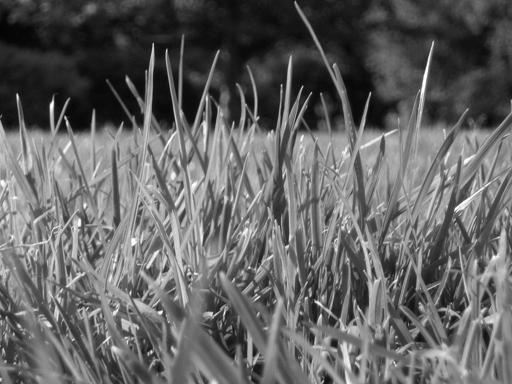
%> input picture assignment_2/Part-1_ Image Enhancement/images/image1.jpg, 512 x 384 px
$ octave --eval "result = compute_gradient(imread('images/image1.jpg'));"   (GNU Octave 9; MATLAB toolbox functions it lacks are replaced by stand-ins)
%> lines starting %> are read from the running program, lines starting %| are printed output that depends on the picture
function [Gx, Gy, im_magnitude,im_direction] = compute_gradient(image)
I = image;
%> I is the input picture: size 384x512 uint8; min 0, max 255, mean 99.4

sobel_y = [1 2 1;0 0 0;-1 -2 -1];
sobel_x = sobel_y.';


Gx = imfilter(I, sobel_x, 'conv');
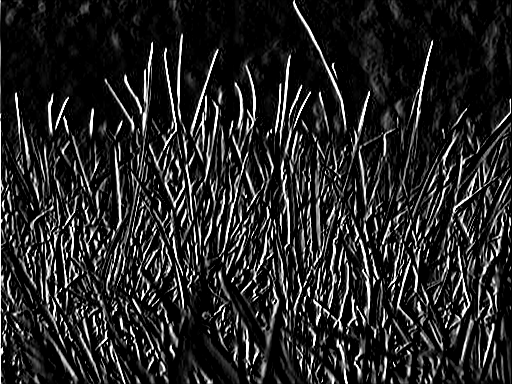
%> Gx: size 384x512 uint8; min 0, max 255, mean 37.5
Gy = imfilter(I, sobel_y, 'conv');
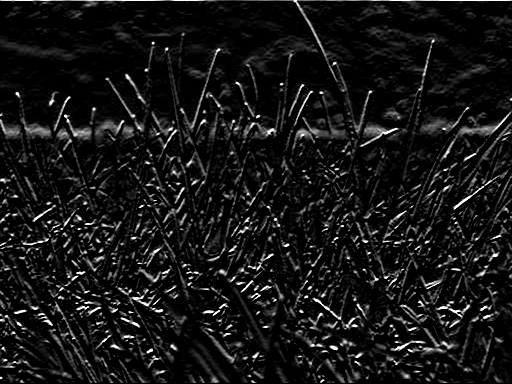
%> Gy: size 384x512 uint8; min 0, max 255, mean 21.2

im_magnitude = (Gx.^2 + Gy.^2);
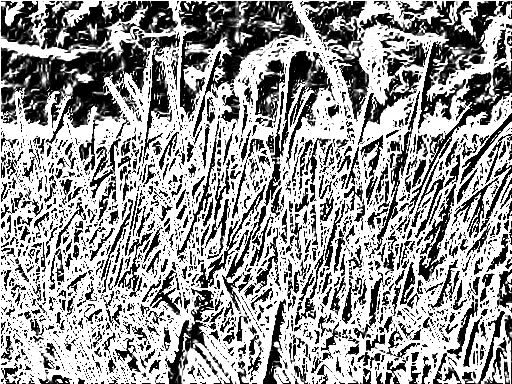
%> im_magnitude: size 384x512 uint8; min 0, max 255, mean 152

% direction in radians
im_direction = atan(Gy./Gx);
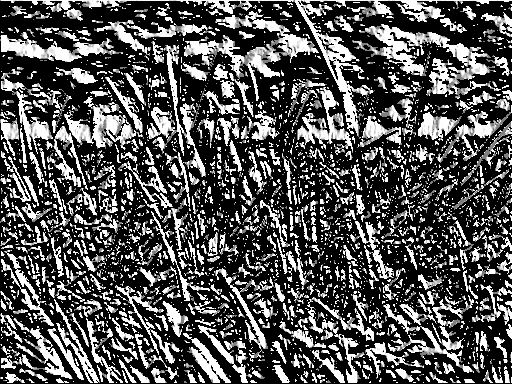
%> im_direction: size 384x512 double; min 0, max 1.57, mean 0.516; drawn with min black and max white

visualize(Gy, Gy, im_magnitude, im_direction)
end


function visualize(im1, im2, im3, im4)
figure;
subplot(2,2,1);
imshow(im1);

subplot(2,2,2);
imshow(im2);

subplot(2,2,3);
imshow(im3);

subplot(2,2,4);
imshow(im4);
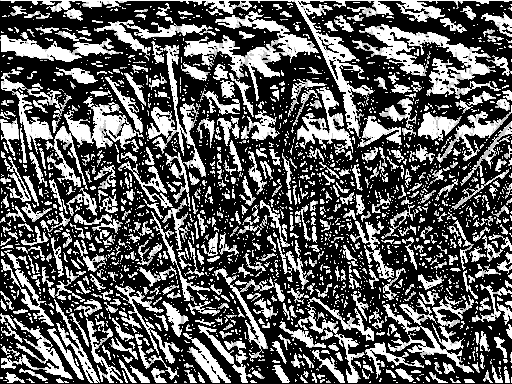
%> displayed picture: size 384x512, on the screen's scale of 0 to 255; min 0, max 255, mean 91.9
end

$ run again, on assignment_2/Part-1_ Image Enhancement/images/image2.jpg
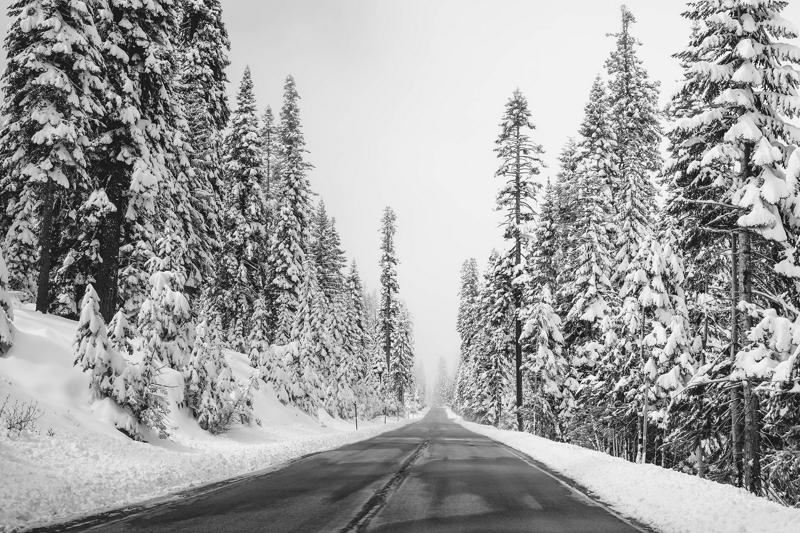
%> input picture assignment_2/Part-1_ Image Enhancement/images/image2.jpg, 800 x 533 px
%> in compute_gradient, I is the input picture: size 533x800 uint8; min 0, max 255, mean 160
%> in compute_gradient, `im_magnitude = (Gx.^2 + Gy.^2);`:
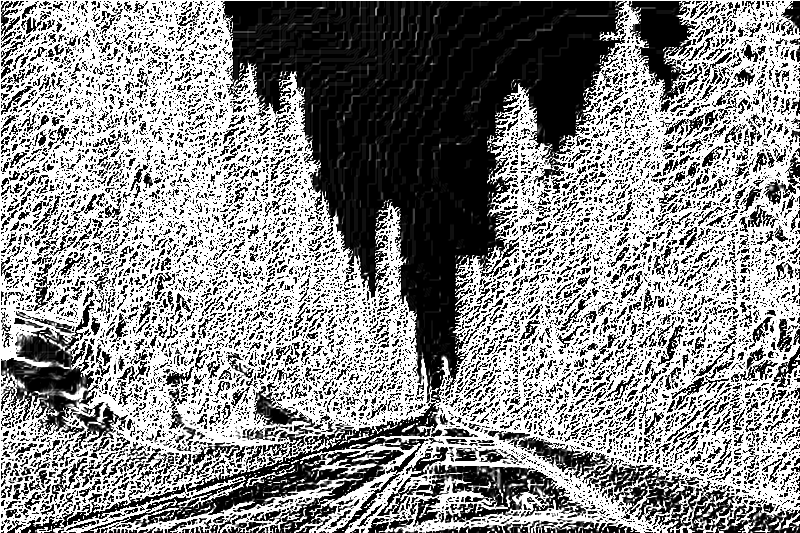
%> im_magnitude: size 533x800 uint8; min 0, max 255, mean 139.1
%> in visualize, `imshow(im4);`:
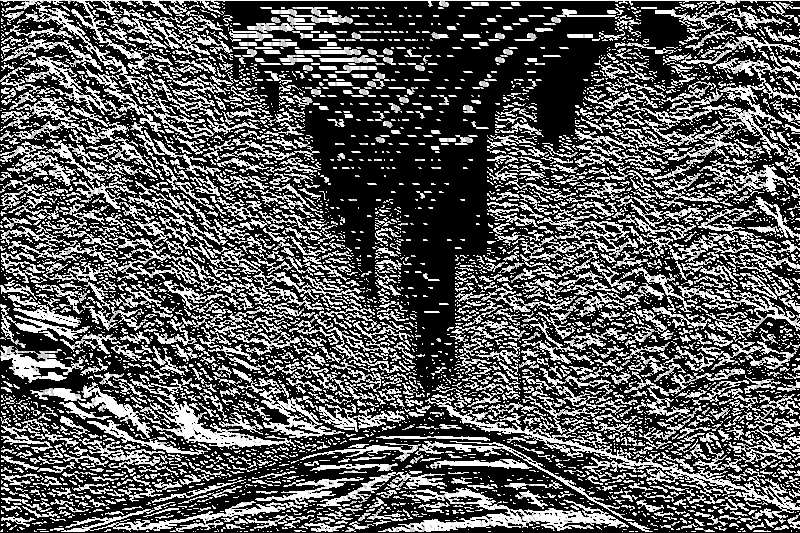
%> displayed picture: size 533x800, on the screen's scale of 0 to 255; min 0, max 255, mean 89.2
